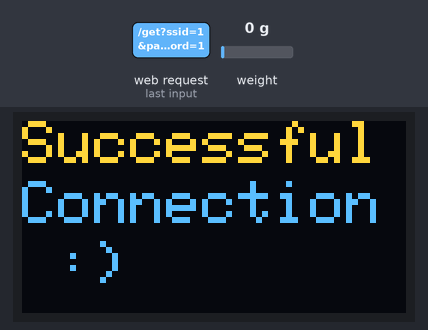
A sketch run on a simulated ESP32. On the bench: 128×64 one-colour display. The test bench sets the inputs (shaded band); at power-on: weight on the scale 0 g. The OLED is the two-colour kind (top 16 rows yellow); WiFi joins after 1.5 s; servers stay silent unless stated; uploads are accepted with an empty reply; the local clock reads 2024-03-15 10:24:30 at power-on unless the sketch sets it; what the sketch prints to the serial monitor is not drawn.

7.3 s: HTTP request GET /get?ssid=1&password=1 received
Above: at 10.2 s.
Timing chart, 0 to 11.7 s (numbered marks = the images above; inputs shaded):
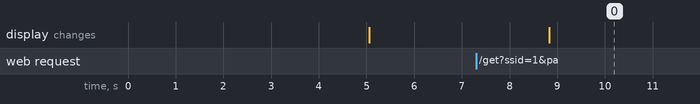

Measured:
- after the input at 7.3 s, the display: changes after 1.5 s (image 0)

The sketch:

reads_from_firebase_big_leagues.ino
```cpp
//some constants for motor
const int DIR_PIN = 12;
const int STEP_PIN = 14;
const int steps_per_rev = 200;

#define motorInterfaceType 1

// Flag to stop the motor if weight exceeds limit

#include <ESPAsyncWebServer.h>
#include <time.h>
#include <Adafruit_GFX.h>
#include <Adafruit_SH110X.h>
#include <AccelStepper.h>
#include <HX711.h>

#include "WifiManager.h"
#include "ScaleManager.h"
#include "OledManager.h"
#include "ntpManager.h"
#include "MotorManager.h"

#include "ArduinoJson.h"
#include "HTTPClient.h"
#include "Arduino.h"

bool data_printed = false;

//external variables
extern unsigned long previousMillis;
extern unsigned long previousMillis2;

extern HX711 scale;
extern time_t now;
extern struct tm timeinfo;
extern bool ntp_initialized;

extern int motor_speed;
extern bool is_motor_running;
/////////////////////////////////////////////

//GLOBAL VARS
unsigned long currentMillis = 0;
int hour = 0;
int minute = 1;

// Flag to indicate if the function has been called for the current day
bool function_called_today = false;

const char* projectId = "hellome-a9965";
const char* apiKey = "AIzaSyDQT20WMQz3lA-W4CJ4WLdKAYn_jy2Kj64";
const char* collectionPath = "Dogs/Billy/meals";

JsonDocument JsonMeals;
JsonArray newArray = JsonMeals.to<JsonArray>();


void setup() {
  Serial.begin(115200);
  delay(5000);

  initMotor();

  initOLED();

  initScale();

  initWifi();

  // Create tasks for motor control and HTTP handling
  xTaskCreatePinnedToCore(motorControlTask, "MotorControl", 10000, NULL, 2, NULL, 0); // Higher priority
  xTaskCreatePinnedToCore(httpTask, "HTTP", 10000, NULL, 1, NULL, 1); // Lower priority
  }

void mySpecificFunction() {
  // Add your specific function logic here
  motor_speed = 500; // put minus to change direction
  Serial.println("Spinning Clockwise...");
  is_motor_running = true;

  motorRunningMessage();

}


void loop() {
  currentMillis = millis();
  initTimeIfConnectedToWifi();
  getMotorGoin();

  // If NTP is initialized, get and print current time
  if (ntp_initialized) {
    if (getLocalTime(&timeinfo)) {
    printTimeToSerialMonitor();
    }
    else {
      Serial.println("Failed to obtain time");
    }
  }


}

void motorControlTask(void *parameter) {
  while (true) {
    if(ntp_initialized && getLocalTime(&timeinfo)){
      // Check if the current time is 13:00 and if the function has not been called today
    if (timeinfo.tm_hour == hour && timeinfo.tm_min == minute && !function_called_today) {
      mySpecificFunction();
      function_called_today = true;
    }
    resetMealCountAtMidnight();
    }

    // Read the weight from HX711 every second
  if (currentMillis - previousMillis >= 1000){
  previousMillis = currentMillis;

  //Serial.println("HERE///////////////////////////////////////////////////////////1");
  float weight = getWeight();
  //Serial.println("HERE///////////////////////////////////////////////////////////2");
  if (weight > 200 && is_motor_running) {
      stopMotor();
      weightReachedMessage();
    }
}

    // Using a non-blocking delay function
    vTaskDelay(100 / portTICK_PERIOD_MS); // Simulating work
  }
}

void httpTask(void *parameter) {
  while (true) {
    if (WiFi.status() == WL_CONNECTED && ntp_initialized) {
      HTTPClient http;
      String firestoreUrl = "https://firestore.googleapis.com/v1/projects/" + String(projectId) + "/databases/(default)/documents/" + String(collectionPath) + "?key=" + String(apiKey);
      http.begin(firestoreUrl);

      int httpCode = http.GET();
      if (httpCode == HTTP_CODE_OK) {
        String payload = http.getString();
        // Process payload
        Serial.println("HTTP GET successful, processing data...");
        DynamicJsonDocument doc(1024);
        DeserializationError error = deserializeJson(doc, payload);
        if (!error) {
          JsonArray documents = doc["documents"];
          for (JsonVariant v : documents) {
            String time_of_meal_string = v["fields"]["hourOfMeal"]["stringValue"].as<String>();
            Serial.println(time_of_meal_string);
            String amount_of_food_string = v["fields"]["amountOfFood"]["stringValue"].as<String>();
            Serial.println(amount_of_food_string);
            hour = time_of_meal_string.substring(0, 2).toInt();  // Extract the first two characters and convert to an integer
            minute = time_of_meal_string.substring(3, 5).toInt();  // Extract the next two characters after the colon and convert to an integer
          }
        } else {
          Serial.println("Failed to parse JSON");
        }
      } else {
        Serial.printf("HTTP GET failed, error: %d\n", httpCode);
      }
      http.end();
    } else {
      Serial.println("WiFi not connected");
    }
    vTaskDelay(5000 / portTICK_PERIOD_MS); // Run every 5 seconds
  }
}


// void setup() {
//   Serial.begin(115200);
//   delay(5000);

//   WiFi.begin(ssid, password);
//   while (WiFi.status() != WL_CONNECTED) {
//     delay(1000);
//     Serial.println("Connecting to WiFi...");
//   }
//   Serial.println("Connected to WiFi");

//   // Create tasks for motor control and HTTP handling
//   xTaskCreatePinnedToCore(motorControlTask, "MotorControl", 10000, NULL, 2, NULL, 0); // Higher priority
//   xTaskCreatePinnedToCore(httpTask, "HTTP", 10000, NULL, 1, NULL, 1); // Lower priority
// }


// void motorControlTask(void *parameter) {
//   while (true) {
//     // Insert your motor control logic here
//     // This example just simulates motor control
//     Serial.println("Motor is running...");
//     // Using a non-blocking delay function
//     vTaskDelay(100 / portTICK_PERIOD_MS); // Simulating work
//   }
// }

// void httpTask(void *parameter) {
//   while (true) {
//     if (WiFi.status() == WL_CONNECTED) {
//       HTTPClient http;
//       String firestoreUrl = "https://firestore.googleapis.com/v1/projects/" + String(projectId) + "/databases/(default)/documents/" + String(collectionPath) + "?key=" + String(apiKey);
//       http.begin(firestoreUrl);

//       int httpCode = http.GET();
//       if (httpCode == HTTP_CODE_OK) {
//         String payload = http.getString();
//         // Process payload
//         Serial.println("HTTP GET successful, processing data...");
//         DynamicJsonDocument doc(1024);
//         DeserializationError error = deserializeJson(doc, payload);
//         if (!error) {
//           JsonArray documents = doc["documents"];
//           for (JsonVariant v : documents) {
//             Serial.println(v["fields"]["hourOfMeal"]["stringValue"].as<String>());
//             Serial.println(v["fields"]["amountOfFood"]["stringValue"].as<String>());
//           }
//         } else {
//           Serial.println("Failed to parse JSON");
//         }
//       } else {
//         Serial.printf("HTTP GET failed, error: %d\n", httpCode);
//       }
//       http.end();
//     } else {
//       Serial.println("WiFi not connected");
//     }
//     vTaskDelay(5000 / portTICK_PERIOD_MS); // Run every 5 seconds
//   }
// }
```

MotorManager.cpp
```cpp
#include "MotorManager.h"
#include <AccelStepper.h>
//some constants for motor
const int DIR_PIN = 12;
const int STEP_PIN = 14;
const int steps_per_rev = 200;

#define motorInterfaceType 1

// Flag to stop the motor if weight exceeds limit
volatile bool stop_motor = false;

unsigned long motorPreviousMillis = 0; // store last time motor was moved
const long motorInterval = 1000; // interval to control motor speed (microseconds)

int motor_speed = 0;
bool is_motor_running = false;

//initialize motor
  AccelStepper stepper(motorInterfaceType, STEP_PIN, DIR_PIN);

void initMotor(){
  // Initialize the stepper motor
  stepper.setMaxSpeed(2000);   // Set maximum speed
  stepper.setAcceleration(1000); // Set acceleration
}

void getMotorGoin(){
    stepper.setSpeed(motor_speed); // Set speed (positive for clockwise, negative for counterclockwise)
    stepper.runSpeed();
}

void stopMotor(){
    motor_speed = 0;
    is_motor_running = false;
    Serial.println("Motor stopped due to weight limit.");
}
```

MotorManager.h
```cpp
#ifndef MOTORMANAGER_H
#define MOTORMANAGER_H
void initMotor();
void getMotorGoin();
void stopMotor();

#endif
```

OledManager.cpp
```cpp
// #include <Adafruit_SH1106G.h>
#include <Adafruit_SH110X.h>
#include "WifiManager.h"


// OLED display width and height, adjust as needed
#define SCREEN_WIDTH 128
#define SCREEN_HEIGHT 64
#define OLED_RESET -1

Adafruit_SH1106G display = Adafruit_SH1106G(SCREEN_WIDTH, SCREEN_HEIGHT, &Wire, OLED_RESET);

void initOLED(){
    // Initialize the OLED display
  if(!display.begin(i2c_Address, true)) {
    Serial.println(F("SH1106 allocation failed"));
    for(;;);
  }
  display.clearDisplay();
  display.setTextColor(SH110X_WHITE);
  display.setTextSize(1); // Increase text size
  display.setCursor(0,20);
  display.print("connecting...");
  display.display();
}

void motorRunningMessage(){
    // print message to OLED
  display.clearDisplay();
  display.setTextColor(SH110X_WHITE);
  display.setTextSize(1);
  display.setCursor(0,20);
  display.print("motor is running");
  display.display();
}

void successfulConnectionMessage(){
    // Display message on OLED
    display.clearDisplay();
    display.setTextColor(SH110X_WHITE);
    display.setTextSize(2); // Increase text size
    display.setCursor(0,0);
    display.print("Successful");
    display.setCursor(0, 20); // Move to next line
    display.print("Connection");
    display.setCursor(0, 40); // Move to next line
    display.print(" :)");
    display.display();
}

void weightReachedMessage(){
    display.clearDisplay();
    display.setTextColor(SH110X_WHITE);
    display.setTextSize(1);
    display.setCursor(0,0);
    display.print("Weight limit");
    display.setCursor(0,20);
    display.print("reached,");
    display.setCursor(0,40);
    display.print("motor stopped");
    display.display();
}
```

OledManager.h
```cpp
#ifndef OLEDMANAGER_H
#define OLEDMANAGER_H

void initOLED();

void motorRunningMessage();

void successfulConnectionMessage();

void weightReachedMessage();

#endif
```

ScaleManager.cpp
```cpp
#include "ScaleManager.h"

extern unsigned long currentMillis;

// HX711 circuit wiring
const int LOADCELL_DOUT_PIN = 16;
const int LOADCELL_SCK_PIN = 4;
HX711 scale;


unsigned long previousMillis = 0; // store last time HX711 was read
unsigned long previousMillis2 = 0; // store last time HX711 was read
const long interval = 1000; // interval to read HX711 (milliseconds)
const float calibration_factor = 511.45;

// Initialize the HX711 scale
void initScale(){
scale.begin(LOADCELL_DOUT_PIN, LOADCELL_SCK_PIN);

  // Check if the scale is ready
  if (scale.is_ready()) {
    Serial.println("HX711 is ready.");
    scale.set_scale(calibration_factor); // Set the calibration factor
    scale.tare();  // Zero the scale
  } else {
    Serial.println("HX711 not found.");
  }
}

float getWeight(){
  float weight = -1000000000000000;
  if (scale.is_ready()) {
    weight = scale.get_units();
    Serial.print("Weight: ");
    Serial.print(weight);
    Serial.println(" grams");
  }
  else {
    Serial.println("HX711 not found.");
  }

return weight;
}
  
```

ScaleManager.h
```cpp
#ifndef SCALEMANAGER_H
#define SCALEMANAGER_H

#include <HX711.h>

void initScale();
// Read the weight from HX711 every second
float getWeight();

#endif
```

WifiManager.cpp
```cpp
#include "WifiManager.h"
#include <Arduino.h>
#include <ESPAsyncWebServer.h>


//some constants for AP
const char* ssid_ap = "ESP32-Access-Point";
const char* password_ap = "123456789";


// Variables to store Wi-Fi credentials
String wifi_ssid;
String wifi_password;


AsyncWebServer server(80);


// HTML form to get Wi-Fi credentials
const char* html_form = R"rawliteral(
<!DOCTYPE HTML><html>
<head>
  <title>ESP32 Wi-Fi Config</title>
</head>
<body>
  <h2>Enter Wi-Fi Credentials</h2>
  <form action="/get">
    SSID: <input type="text" name="ssid"><br>
    Password: <input type="password" name="password"><br>
    <input type="submit" value="Submit">
  </form>
</body>
</html>)rawliteral";

void initWifi(){
    // Setting up the ESP32 as an Access Point
  WiFi.softAP(ssid_ap, password_ap);
  Serial.println("Access Point started");

  // Route for root / web page
  server.on("/", HTTP_GET, [](AsyncWebServerRequest *request){
    request->send(200, "text/html", html_form);
  });

  // Route to get the Wi-Fi credentials
  server.on("/get", HTTP_GET, [](AsyncWebServerRequest *request){
    if (request->hasParam("ssid") && request->hasParam("password")) {
      wifi_ssid = request->getParam("ssid")->value();
      wifi_password = request->getParam("password")->value();

      request->send(200, "text/html", "Credentials received, trying to connect...");

      // Disconnect from any current Wi-Fi connection
      WiFi.disconnect();

      // Connect to the new Wi-Fi network
      WiFi.begin(wifi_ssid.c_str(), wifi_password.c_str());
    } else {
      request->send(200, "text/html", "Error: Missing SSID or Password");
    }
  });

  // Start server
  server.begin();

}
```

WifiManager.h
```cpp
#ifndef WIFIMANAGER_H
#define WIFIMANAGER_H

#define i2c_Address 0x3c

void initWifi();


#endif
```

ntpManager.cpp
```cpp
#include "ntpManager.h"


extern unsigned long currentMillis;
extern unsigned long previousMillis2;
extern bool function_called_today;

time_t now;
struct tm timeinfo;

//some constants for ntp request
const char* ntpServer1 = "pool.ntp.org";
const char* ntpServer2 = "ntp.Technion.ac.il";
//const char* ntpServer2 = "time.nist.gov";

// Flag to indicate if NTP time is initialized
bool ntp_initialized = false;

void initTimeIfConnectedToWifi(){
      // Check if connected to Wi-Fi
  if (WiFi.status() == WL_CONNECTED && !ntp_initialized) {
    Serial.println("Connected to the WiFi network");

    successfulConnectionMessage();

    // Initialize NTP
    configTime(10800, 0, ntpServer1, ntpServer2);

    // Set timezone for Israel (UTC+3)
    setenv("TZ", "IST-2IDT,M3.4.4/26,M10.5.0", 1);
    tzset();

    ntp_initialized = true;
    delay(15000);
  }
}

void printTimeToSerialMonitor(){
    // time_t now;
    // struct tm timeinfo;

      if(currentMillis - previousMillis2 >= 1000){
        previousMillis2 = currentMillis;
        Serial.println(&timeinfo, "%A, %B %d %Y %H:%M:%S");
      }

}

void resetMealCountAtMidnight(){
    // Reset the flag at midnight
      if (timeinfo.tm_hour == 0 && timeinfo.tm_min == 0) {
        function_called_today = false;
      }
}
```

ntpManager.h
```cpp
#ifndef NTPMANAGER_H
#define NTPMANAGER_H

#include "WifiManager.h"
#include "OledManager.h"
#include <time.h>
#include <WiFi.h>


void initTimeIfConnectedToWifi();
void printTimeToSerialMonitor();
void resetMealCountAtMidnight();
#endif
```
